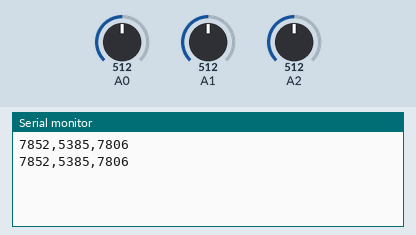
The sketch below on a simulated Arduino Uno, built with avr-gcc and run on an emulated ATmega328P. Parts: the last lines printed to the serial monitor. The test bench sets the inputs (shaded band); at power-on: A0 = 512, A1 = 512, A2 = 512.

Above: at 1.8 s.
1.9 s: A0 set to 716
At 2.7 s:
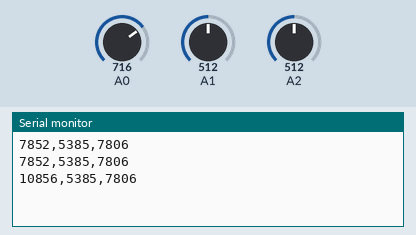
3.4 s: A1 set to 716
At 4.3 s:
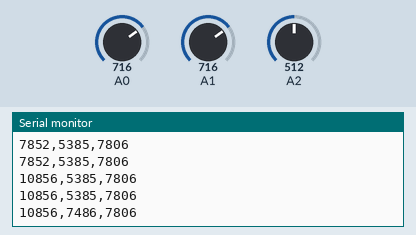
4.9 s: A2 set to 716
At 5.8 s:
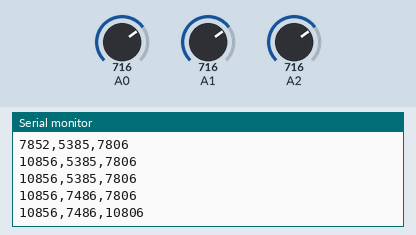
6.4 s: A0 set to 900
At 7.7 s:
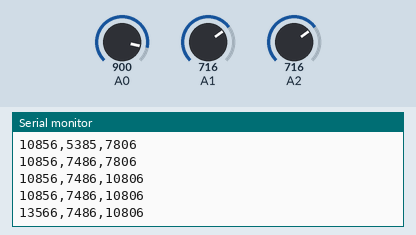
7.9 s: A1 set to 900
At 8.8 s:
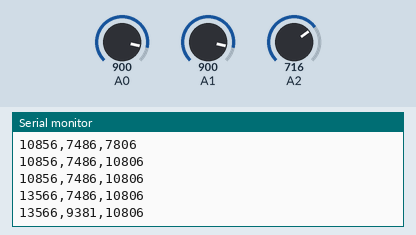
9.4 s: A2 set to 900
At 10.4 s:
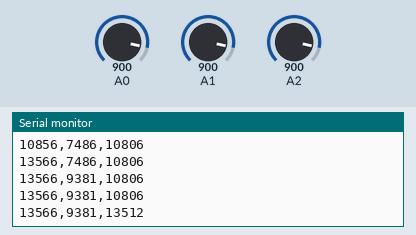
Timing chart, 0 to 11.9 s (numbered marks = the images above; inputs shaded):
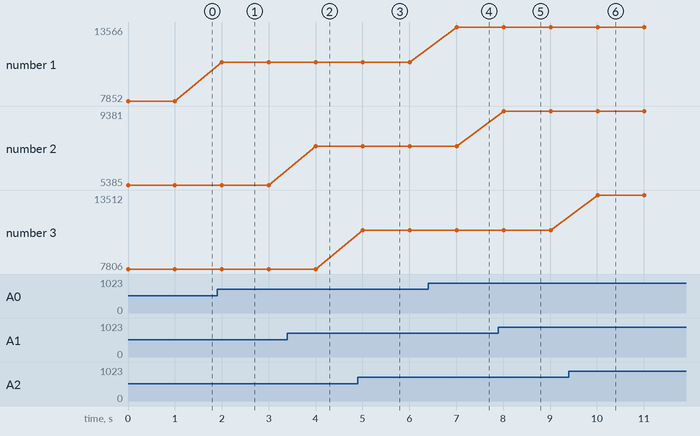

Measured:
- after the input at 1.9 s, the serial monitor: prints a new line after 0.10 s (image 1)
- after the input at 3.4 s, the serial monitor: prints a new line after 0.61 s (image 2)
- after the input at 4.9 s, the serial monitor: prints a new line after 0.11 s (image 3)
- after the input at 6.4 s, the serial monitor: prints a new line after 0.61 s (image 4)
- after the input at 7.9 s, the serial monitor: prints a new line after 0.11 s (image 5)
- after the input at 9.4 s, the serial monitor: prints a new line after 0.61 s (image 6)
- plotted number 1: 7852 → 10856 after the input at 1.9 s, 10856 → 13566 after the input at 6.4 s
- plotted number 2: 5385 → 7486 after the input at 3.4 s, 7486 → 9381 after the input at 7.9 s

The sketch:

Giroscopio.ino
```cpp
// GYRO
  const int roundTime=1000;
  int GyX,GyY,GyZ; //Variaveis para armazenar valores dos sensores

void setup()
{
  Serial.begin(38400);
}
void loop()
{
  GyX = analogRead(A0);
  GyY = analogRead(A1);
  GyZ = analogRead(A2);

  gyro_clibration();

  Serial.print(GyX); Serial.print(",");
  Serial.print(GyY); Serial.print(",");
  Serial.println(GyZ);

  //Aguarda e reinicia o processo
  delay(roundTime);
}

  void gyro_clibration(){
    float offsetx, offsety, offsetz;
    float gainx, gainy, gainz;

    // Calibration Off-set for the three axes
    offsetx = -21.16;
    offsety = -10.95;
    offsetz = -18.82;

    // Calibration Gain for the three axes
    gainx   = 0.0679;
    gainy   = 0.0971;
    gainz   = 0.0680;

    // Calibration compensation
    GyX = (GyX-offsetx) / gainx;
    GyY = (GyY-offsety) / gainy;
    GyZ = (GyZ-offsetz) / gainz;
  }
```
